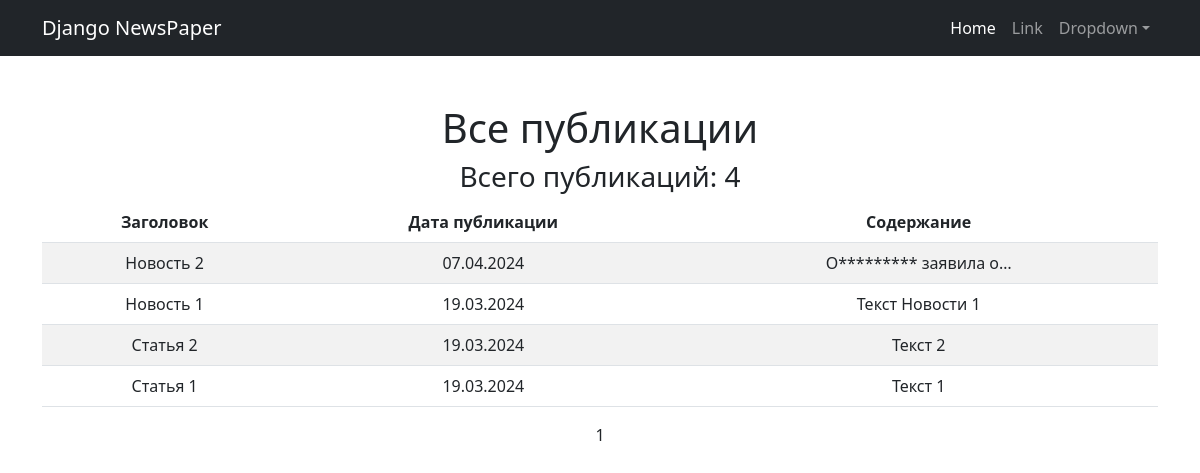
The page /news/ on the database as committed earlier.
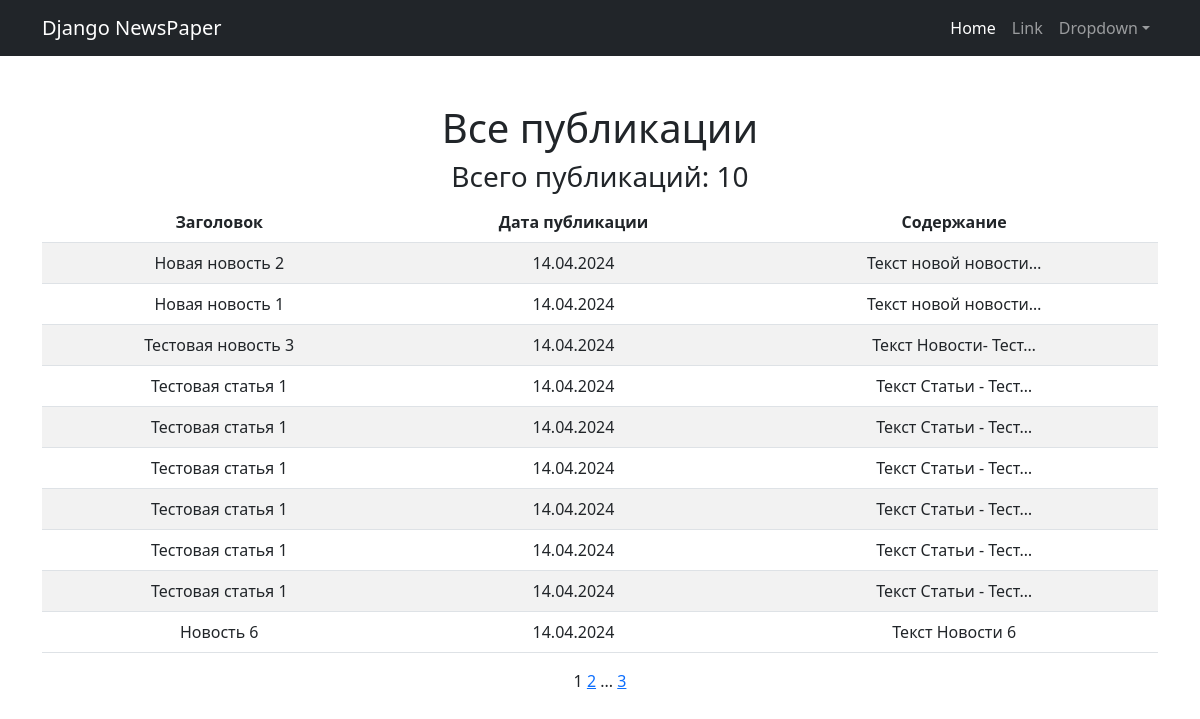
The same page on the database as committed later.
### news/models.py (models this page shows, shortened)
class Post (models.Model):
    author = models.ForeignKey(Author, on_delete=models.CASCADE, verbose_name='Автор')
    category_type = models.CharField(max_length=2, choices=post_type, default=article, verbose_name='Тип')
    creation_date = models.DateTimeField(auto_now_add=True, verbose_name='Дата создания')
    post_category = models.ManyToManyField('Category', through='PostCategory')
    title = models.CharField(max_length=128, verbose_name='Заголовок')
    text = models.TextField(verbose_name='Текст')
    rating = models.IntegerField(default=0, verbose_name='Рейтинг')

### news/views.py (the view)
# urls.py: path('news/', PostList.as_view(), name='news'),
class PostList(ListView):
    model = Post
    template_name = "post_list.html"
    ordering = '-creation_date'
    context_object_name = 'posts'
    paginate_by = 10

### news/templatetags/custom_filters.py (called while the page is built)
@register.filter()
def censor(value):
    for word in censored_word:
        if word.lower() in value.lower():
            value = value.replace(word[1:], '*' * len(word))
    return value

### templates/post_list.html (shortened to what this page needs)
{% extends 'flatpages/default.html' %}
{% load custom_filters %}
{% block content %}
    {% if posts %}
        <h1>Все публикации</h1>
        <h3>Всего публикаций: {{ posts|length}}</h3>
        <table class="table table-striped table-hover">
            <thead>
                <th scope="col">Заголовок</th>
                <th scope="col">Дата публикации</th>
                <th scope="col">Содержание</th>
            </thead>
            {% for post in posts %}
                <tr>
                    <td>{{ post.title|censor}}</td>
                    <td>{{ post.creation_date|date:'d.m.Y' }}</td>
                    <td>{{ post.text|truncatechars:20|censor}}</td>
                </tr>
            {% endfor %}
        </table>
    {% else %}
        <h2>Публикации отсутствуют</h2>
    {% endif %}
   {{ page_obj.number }}
   {% if page_obj.has_next %}
       <a href="?page={{ page_obj.next_page_number }}">{{ page_obj.next_page_number }}</a>
       {% if paginator.num_pages != page_obj.next_page_number %}
           ...
           <a href="?page={{ page_obj.paginator.num_pages }}">{{ page_obj.paginator.num_pages }}</a>
       {% endif %}
   {% endif %}
{% endblock content %}

Rows that differ between the two databases and show on the page:
no longer on this page (row unchanged): Post: title|censor "Новость 2", creation_date "07.04.2024", text|censor "О********* заявила о…"
no longer on this page (row unchanged): Post: title|censor "Новость 1", creation_date "19.03.2024", text|censor "Текст Новости 1"
no longer on this page (row unchanged): Post: title|censor "Статья 2", creation_date "19.03.2024", text|censor "Текст 2"
no longer on this page (row edited): Post: title|censor "Статья 1", creation_date "19.03.2024", text|censor "Текст 1"
added Post: title|censor "Новая новость 2", creation_date "14.04.2024", text|censor "Текст новой новости…"
added Post: title|censor "Новая новость 1", creation_date "14.04.2024", text|censor "Текст новой новости…"
added Post: title|censor "Тестовая новость 3", creation_date "14.04.2024", text|censor "Текст Новости- Тест…"
added Post: title|censor "Тестовая статья 1", creation_date "14.04.2024", text|censor "Текст Статьи - Тест…"
added Post: title|censor "Тестовая статья 1", creation_date "14.04.2024", text|censor "Текст Статьи - Тест…"
added Post: title|censor "Тестовая статья 1", creation_date "14.04.2024", text|censor "Текст Статьи - Тест…"
added Post: title|censor "Тестовая статья 1", creation_date "14.04.2024", text|censor "Текст Статьи - Тест…"
added Post: title|censor "Тестовая статья 1", creation_date "14.04.2024", text|censor "Текст Статьи - Тест…"
added Post: title|censor "Тестовая статья 1", creation_date "14.04.2024", text|censor "Текст Статьи - Тест…"
added Post: title|censor "Новость 6", creation_date "14.04.2024", text|censor "Текст Новости 6"
Other text that changed with them:
{{ posts|length }}: "4" → "10"
{{ page_obj.next_page_number }}: (not shown) → "2"
{{ page_obj.paginator.num_pages }}: (not shown) → "3"
